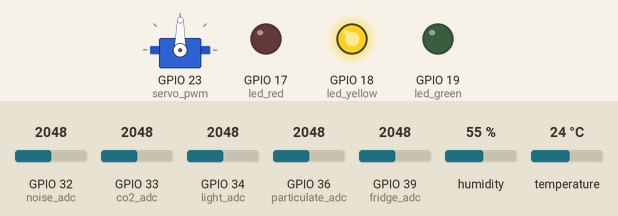
This program was run on a simulated ESP32 board running MicroPython. Shown: servo, output pins drawn as LEDs (lit = HIGH). The inputs (shaded band) are chosen by the test bench; at power-on: GPIO 33 (co2_adc) = 2048, GPIO 36 (particulate_adc) = 2048, GPIO 32 (noise_adc) = 2048, GPIO 34 (light_adc) = 2048, GPIO 39 (fridge_adc) = 2048, humidity 55 %, temperature 24 °C (analog values on the 0–4095 scale). Servo angles are drawn from the pulse width (0.5 ms = 0°, 2.5 ms = 180°); what the program prints to the serial console is not drawn.

Above: at 3.2 s.
3.3 s: GPIO 33 (co2_adc) set to 2176
7.1 s: GPIO 33 (co2_adc) set to 2298
At 8.7 s:
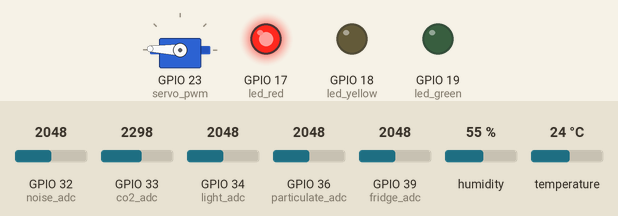
10.9 s: GPIO 33 (co2_adc) set to 1228
At 12.0 s:
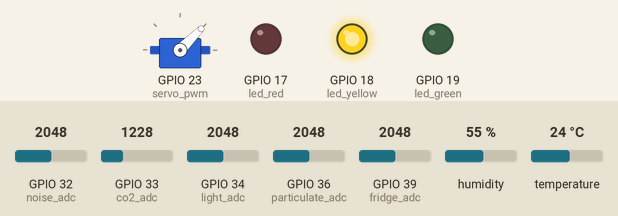
14.7 s: GPIO 36 (particulate_adc) set to 2111
At 17.7 s:
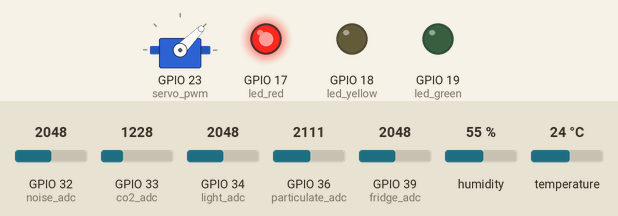
18.6 s: GPIO 36 (particulate_adc) set to 760
At 21.0 s:
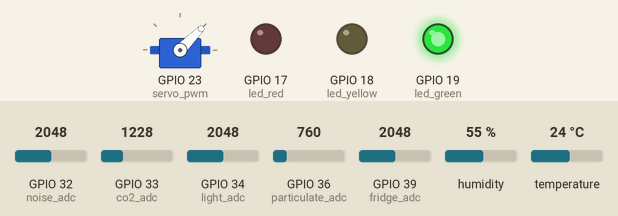
22.4 s: GPIO 33 (co2_adc) set to 960
26.2 s: GPIO 33 (co2_adc) set to 898
At 26.6 s:
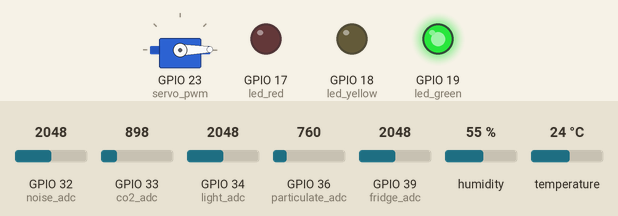
Timing chart, 0 to 29.2 s (numbered marks = the images above; inputs shaded):
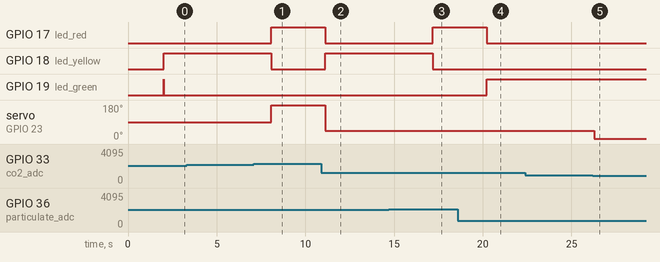

Measured:
- the behaviour switches between 2234 and 2235 on GPIO 33 (co2_adc) (found by bisection; images 0 and 1)
- the behaviour switches between 2048 and 2049 on GPIO 36 (particulate_adc) (found by bisection; images 2 and 3)
- the behaviour switches between 932 and 931 on GPIO 33 (co2_adc) (found by bisection; images 4 and 5)
- after the input at 3.3 s, every drawn part: stays the same
- after the input at 7.1 s, GPIO 17 (led_red): LOW → HIGH after 0.99 s; GPIO 18 (led_yellow): HIGH → LOW after 0.99 s; servo on GPIO 23 (servo_pwm): 89° → 178° after 0.99 s
- after the input at 10.9 s, GPIO 17 (led_red): HIGH → LOW after 0.22 s; GPIO 18 (led_yellow): LOW → HIGH after 0.22 s; servo on GPIO 23 (servo_pwm): 178° → 45° after 0.22 s
- after the input at 14.7 s, GPIO 17 (led_red): LOW → HIGH after 2.5 s; GPIO 18 (led_yellow): HIGH → LOW after 2.5 s
- after the input at 18.6 s, GPIO 17 (led_red): HIGH → LOW after 1.6 s; GPIO 19 (led_green): LOW → HIGH after 1.6 s
- after the input at 22.4 s, every drawn part: stays the same
- after the input at 26.2 s, servo on GPIO 23 (servo_pwm): 45° → 1° after 0.07 s

The program:

room.py
```python
# ============================================================
# room.py — Aurelius Health Clinic
# Domain 2: Clinical Environment Monitoring
# ESP32 #2 — Room Sensors & Actuators
# ============================================================

import machine
import dht
import time
import json

# Give USB port time to connect
time.sleep(2)

print("\n" + "=" * 50)
print("  AURELIUS HEALTH CLINIC — IoT System")
print("  Domain 2: Clinical Environment Monitoring")
print("  ESP32 #2 — Room Conditions")
print("=" * 50)

# ============================================================
# PIN SETUP (matching Wokwi wiring)
# ============================================================

# Sensors
room_climate     = dht.DHT22(machine.Pin(15))       # Room temp & humidity

particulate_adc  = machine.ADC(machine.Pin(36))      # VP  — PM2.5
fridge_adc       = machine.ADC(machine.Pin(39))      # VN  — Medication fridge NTC
light_adc        = machine.ADC(machine.Pin(34))      # LDR — Room light
noise_adc        = machine.ADC(machine.Pin(32))      # Noise level pot
co2_adc          = machine.ADC(machine.Pin(33))      # Air CO2 knob

# Actuators
servo_pwm        = machine.PWM(machine.Pin(23), freq=50)  # Ventilation flap
led_green        = machine.Pin(19, machine.Pin.OUT)
led_yellow       = machine.Pin(18, machine.Pin.OUT)
led_red          = machine.Pin(17, machine.Pin.OUT)        # CHANGED from 5 to 17

# Configure ADC — full 0-3.3V range, 12-bit resolution
for adc in [co2_adc, fridge_adc, light_adc, noise_adc, particulate_adc]:
    adc.atten(machine.ADC.ATTN_11DB)
    adc.width(machine.ADC.WIDTH_12BIT)

# Start with green status
led_green.value(1)
led_yellow.value(0)
led_red.value(0)

# ============================================================
# THRESHOLDS
# ============================================================

THRESHOLDS = {
    "co2":        {"warning": 1000, "danger": 1500},
    "room_temp":  {"low": 18.0, "high": 26.0},
    "humidity":   {"low": 30.0, "high": 60.0},
    "med_fridge": {"low": 2.0,  "high": 8.0},
    "pm25":       {"warning": 35, "danger": 75},
    "noise":      {"warning": 65, "danger": 80},
    "light":      {"low": 300,  "high": 750},
}

# ============================================================
# HELPER FUNCTIONS
# ============================================================

def map_value(adc_raw, out_min, out_max):
    """Map ADC reading (0-4095) to a real-world sensor range."""
    return out_min + (adc_raw / 4095) * (out_max - out_min)


def set_servo_angle(angle):
    """Set servo to angle 0-180 degrees."""
    duty = int(26 + (angle / 180) * 101)
    servo_pwm.duty(duty)


def set_status_leds(level):
    """Set status LEDs: 0=green (normal), 1=yellow (warning), 2=red (critical)."""
    led_green.value(1 if level == 0 else 0)
    led_yellow.value(1 if level == 1 else 0)
    led_red.value(1 if level == 2 else 0)


def check_alerts(data):
    """Edge processing: evaluate environment readings against thresholds."""
    alerts = []
    t = THRESHOLDS

    # CO2
    co2 = data["co2"]
    if co2 > t["co2"]["danger"]:
        alerts.append({"level": "CRITICAL", "metric": "co2",
                        "msg": "CO2 DANGEROUS: {} ppm".format(co2)})
    elif co2 > t["co2"]["warning"]:
        alerts.append({"level": "WARNING", "metric": "co2",
                        "msg": "CO2 elevated: {} ppm".format(co2)})

    # Room temperature
    rt = data["room_temp"]
    if rt > t["room_temp"]["high"]:
        alerts.append({"level": "WARNING", "metric": "room_temp",
                        "msg": "Room too warm: {}C".format(rt)})
    elif rt < t["room_temp"]["low"]:
        alerts.append({"level": "WARNING", "metric": "room_temp",
                        "msg": "Room too cold: {}C".format(rt)})

    # Humidity
    hm = data["humidity"]
    if hm > t["humidity"]["high"]:
        alerts.append({"level": "WARNING", "metric": "humidity",
                        "msg": "Humidity high: {}%".format(hm)})
    elif hm < t["humidity"]["low"]:
        alerts.append({"level": "WARNING", "metric": "humidity",
                        "msg": "Humidity low: {}%".format(hm)})

    # Medication fridge — CRITICAL (patient safety)
    fr = data["med_fridge_temp"]
    if fr > t["med_fridge"]["high"]:
        alerts.append({"level": "CRITICAL", "metric": "med_fridge",
                        "msg": "Fridge TOO WARM: {}C — meds at risk!".format(fr)})
    elif fr < t["med_fridge"]["low"]:
        alerts.append({"level": "CRITICAL", "metric": "med_fridge",
                        "msg": "Fridge TOO COLD: {}C — meds at risk!".format(fr)})

    # PM2.5
    pm = data["pm25"]
    if pm > t["pm25"]["danger"]:
        alerts.append({"level": "CRITICAL", "metric": "pm25",
                        "msg": "PM2.5 DANGEROUS: {} ug/m3".format(pm)})
    elif pm > t["pm25"]["warning"]:
        alerts.append({"level": "WARNING", "metric": "pm25",
                        "msg": "PM2.5 elevated: {} ug/m3".format(pm)})

    # Noise
    ns = data["noise"]
    if ns > t["noise"]["danger"]:
        alerts.append({"level": "CRITICAL", "metric": "noise",
                        "msg": "Noise EXCESSIVE: {} dB".format(ns)})
    elif ns > t["noise"]["warning"]:
        alerts.append({"level": "WARNING", "metric": "noise",
                        "msg": "Noise elevated: {} dB".format(ns)})

    # Light
    lt = data["light"]
    if lt > t["light"]["high"]:
        alerts.append({"level": "WARNING", "metric": "light",
                        "msg": "Light too bright: {} lux".format(lt)})
    elif lt < t["light"]["low"] and lt > 0:
        alerts.append({"level": "WARNING", "metric": "light",
                        "msg": "Light too dim: {} lux".format(lt)})

    return alerts


def control_actuators(alerts, co2_level):
    """Control servo (ventilation) and status LEDs based on alerts."""
    has_critical = False
    has_warning = False

    for a in alerts:
        if a["level"] == "CRITICAL":
            has_critical = True
        elif a["level"] == "WARNING":
            has_warning = True

    # Status LEDs
    if has_critical:
        set_status_leds(2)  # RED
    elif has_warning:
        set_status_leds(1)  # YELLOW
    else:
        set_status_leds(0)  # GREEN

    # Ventilation servo — based on CO2 level
    if co2_level > 1500:
        set_servo_angle(180)
        vent_status = "FULLY OPEN (180)"
    elif co2_level > 1000:
        set_servo_angle(90)
        vent_status = "HALF OPEN (90)"
    elif co2_level > 800:
        set_servo_angle(45)
        vent_status = "QUARTER OPEN (45)"
    else:
        set_servo_angle(0)
        vent_status = "CLOSED (0)"

    return vent_status


# ============================================================
# MAIN LOOP
# ============================================================

cycle = 0

while True:
    cycle += 1

    # --- Read sensors ---
    try:
        room_climate.measure()
        room_temp = room_climate.temperature()
        humidity  = room_climate.humidity()
    except Exception as e:
        room_temp = 22.0
        humidity  = 45.0

    co2             = round(map_value(co2_adc.read(), 300, 2500))
    med_fridge_temp = round(map_value(fridge_adc.read(), -2, 15), 1)
    light           = round(map_value(light_adc.read(), 0, 1000))
    noise           = round(map_value(noise_adc.read(), 25, 95), 1)
    pm25            = round(map_value(particulate_adc.read(), 0, 150), 1)

    # --- Build data payload ---
    data = {
        "domain": "environment_monitoring",
        "room_id": "ROOM-001",
        "room_type": "consultation",
        "room_temp": round(room_temp, 1),
        "humidity": round(humidity, 1),
        "co2": co2,
        "pm25": pm25,
        "light": light,
        "noise": noise,
        "med_fridge_temp": med_fridge_temp,
        "cycle": cycle,
    }

    # --- Edge processing: check thresholds ---
    alerts = check_alerts(data)

    # --- Control actuators ---
    vent_status = control_actuators(alerts, co2)

    # --- Print to serial monitor ---
    print("\n" + "-" * 50)
    print("[Cycle {}] ENVIRONMENT MONITORING".format(cycle))
    print("-" * 50)
    print("  Room Temp:      {}C".format(round(room_temp, 1)))
    print("  Humidity:       {}%".format(round(humidity, 1)))
    print("  CO2 Level:      {} ppm".format(co2))
    print("  PM2.5:          {} ug/m3".format(pm25))
    print("  Light Level:    {} lux".format(light))
    print("  Noise Level:    {} dB".format(noise))
    print("  Med Fridge:     {}C".format(med_fridge_temp))
    print("  Ventilation:    {}".format(vent_status))

    # Print alerts
    if alerts:
        print("  --- ALERTS ---")
        for a in alerts:
            print("  [{}] {}".format(a["level"], a["msg"]))
    else:
        print("  Status: Environment NORMAL")

    # LED state
    g = "ON" if led_green.value() else "OFF"
    y = "ON" if led_yellow.value() else "OFF"
    r = "ON" if led_red.value() else "OFF"
    print("  LEDs: Green={} Yellow={} Red={}".format(g, y, r))

    # --- Output JSON (for Python backend to parse) ---
    print("JSON:" + json.dumps(data))

    time.sleep(3)
```
